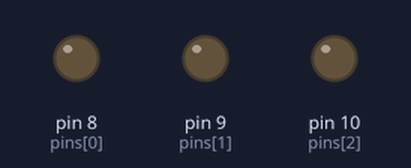
A sketch run on a simulated Arduino Uno, built with avr-gcc and run on an emulated ATmega328P. Parts: output pins drawn as LEDs (lit = HIGH).

Above: at 0.5 s.
At 2.5 s:
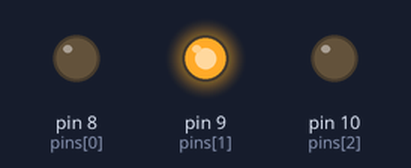
At 3.5 s:
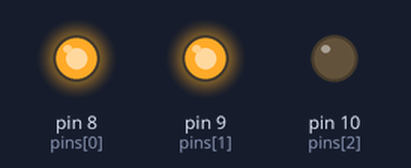
At 4.5 s:
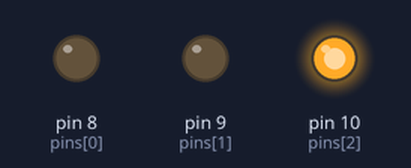
At 6.5 s:
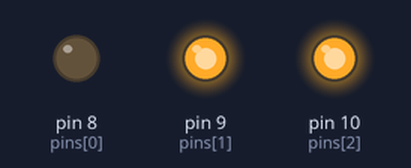
At 9.5 s:
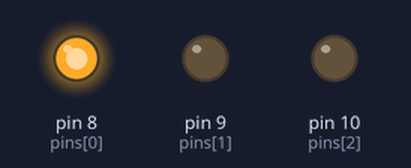
Timing chart, 0 to 10.4 s (numbered marks = the images above):
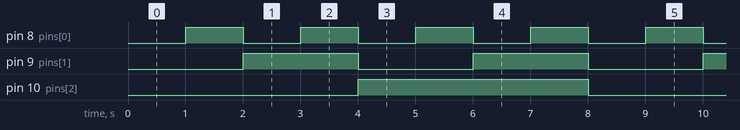

The sketch:

3_bit_counter.ino
```cpp
int pins[] = {8, 9, 10};  // LEDs on pins 8, 9, 10

void setup() {
  for (int i = 0; i < 3; i++) {
    pinMode(pins[i], OUTPUT);
  }
}

void loop() {
  for (int i = 0; i < 8; i++) {   // 000 → 111
    digitalWrite(pins[0], bitRead(i, 0));
    digitalWrite(pins[1], bitRead(i, 1));
    digitalWrite(pins[2], bitRead(i, 2));
    delay(1000);
  }
}
```

Measured:
- by itself, pin 8 (pins[0]): alternates HIGH for 1.0 s and LOW for 1.0 s
- by itself, pin 9 (pins[1]): alternates HIGH for 2.0 s and LOW for 2.0 s
- by itself, pin 10 (pins[2]): alternates HIGH for 4.0 s and LOW for 4.0 s
